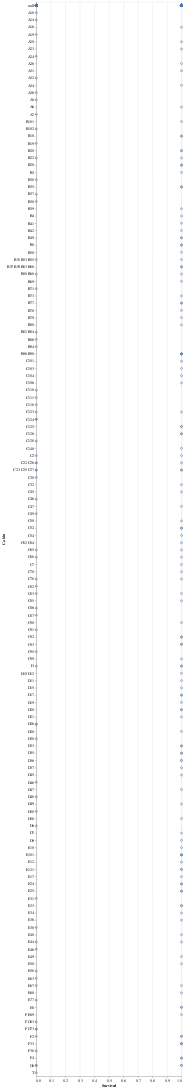

Here is the notebook cell this chart was saved with:
### Code cell
alt.Chart(train_df).mark_point().encode(
    y = 'Cabin',
    x = 'Survived'
)

### Figure 1 — Vega-Lite specification as saved in the notebook (floating-point values rounded to 4 significant figures; data arrays with more than 128 entries replaced by an {"elided": "..."} marker saying what was removed)
{"$schema": "https://vega.github.io/schema/vega-lite/v4.8.1.json", "config": {"view": {"continuousHeight": 300, "continuousWidth": 400}}, "data": {"name": "data-3f4a5126c242445fa2706cdc3f33997a"}, "datasets": {"data-3f4a5126c242445fa2706cdc3f33997a": {"elided": "891 records"}}, "encoding": {"x": {"field": "Survived", "type": "quantitative"}, "y": {"field": "Cabin", "type": "nominal"}}, "mark": "point"}
